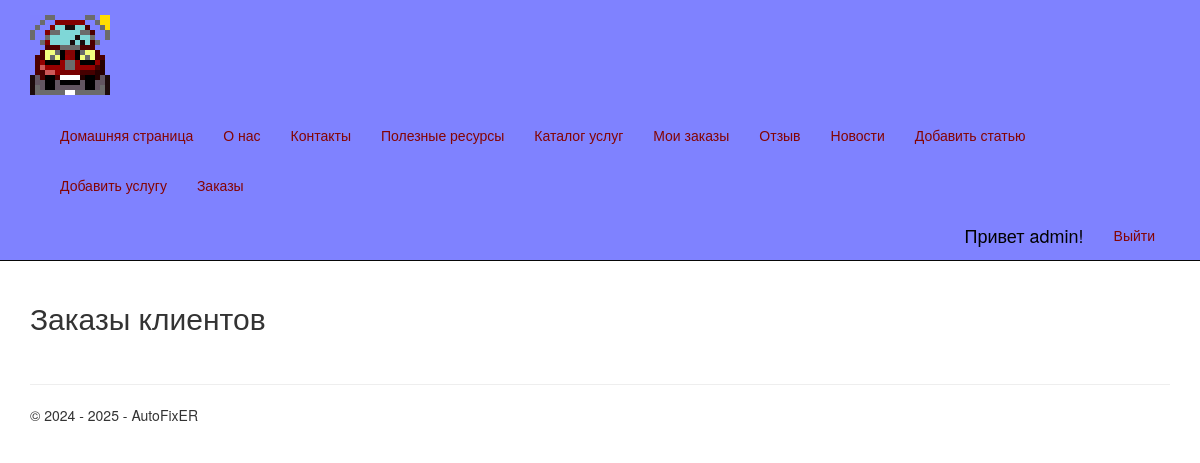
The app's page /order/ (signed in), older data.
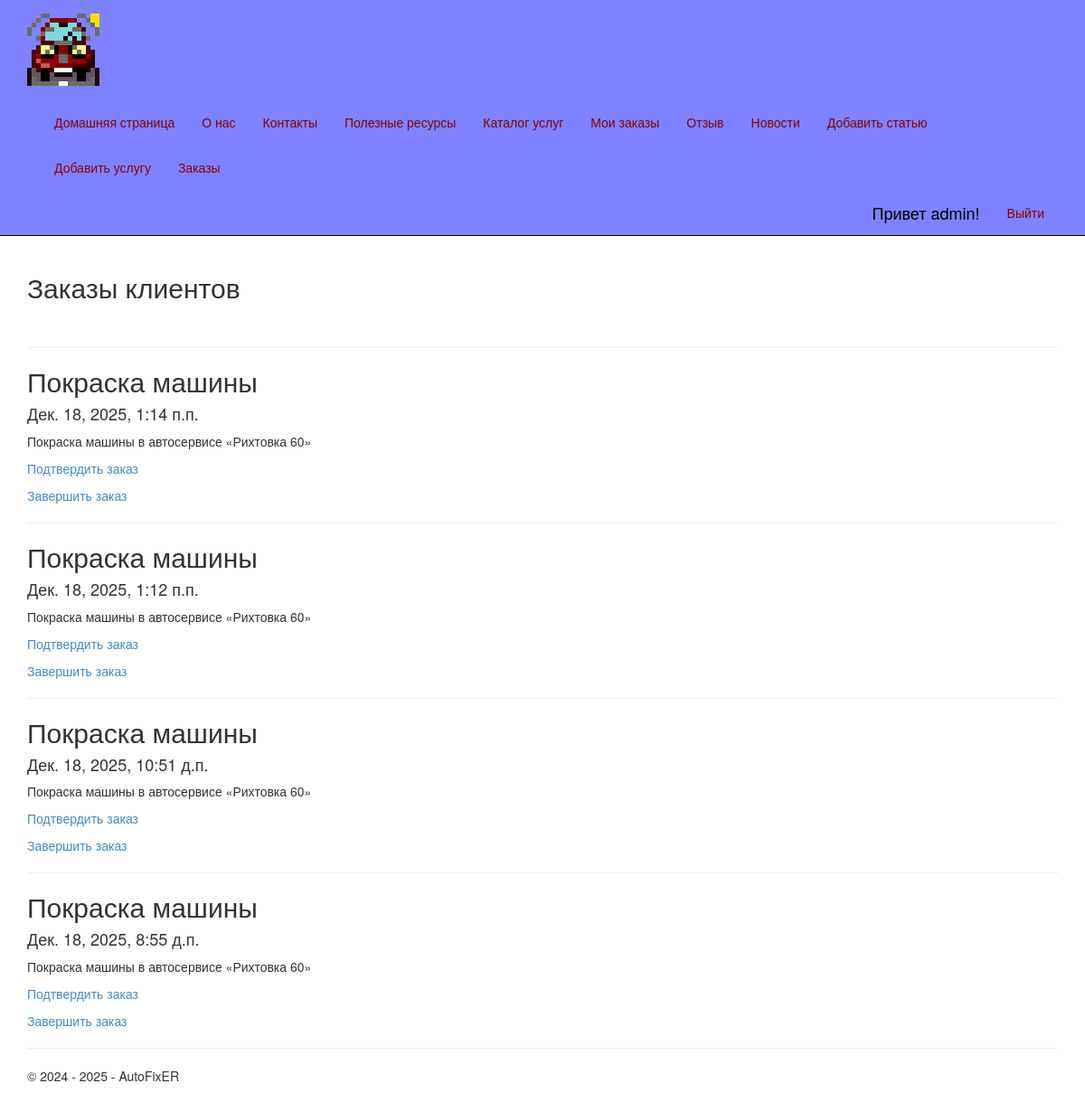
The same page, newer data.
### app/models.py (models this page shows, shortened)
class Order(models.Model):
    service = models.ForeignKey(Service, null=True, blank=True, on_delete = models.SET_NULL, verbose_name = "Услуга")
    customer = models.ForeignKey(User, null=True, blank=True, on_delete = models.SET_NULL, verbose_name = "Покупатель")
    confrim = models.BooleanField(default=False, verbose_name="Подтвержден")
    ordered = models.DateTimeField(default=datetime.now(), db_index=True, verbose_name="Заказан")
    price = models.IntegerField(default=0, verbose_name="Цена")
    completed = models.BooleanField(default=False, verbose_name="Завершен")
    class Meta:
        db_table = "Orders" # имя таблицы для модели
        ordering = ["-id"] # порядок сортировки данных в модели ("-" означает по убыванию)
        verbose_name = "заказ"
        verbose_name_plural = "заказы"

class Service(models.Model):
    title = models.CharField(max_length=100, verbose_name="Заголовок")
    description = models.TextField(verbose_name="Краткое содержание")
    content = models.TextField(verbose_name="Полное содержание")
    price = models.IntegerField(default=0, verbose_name="Цена")
    image = models.FileField(default='temp.jpg', verbose_name='Путь к картинке')
    category = models.CharField(default='', max_length=100, verbose_name="Категория")
    class Meta:
        db_table = "Services" # имя таблицы для модели
        ordering = ["-price"] # порядок сортировки данных в модели ("-" означает по убыванию)
        verbose_name = "услуга"
        verbose_name_plural = "услуги"

### app/views.py (the view)
# urls.py: path('order/', views.order, name='order'),
def order(request):
    assert isinstance(request, HttpRequest)
    orders = Order.objects.all()
    return render(
        request,
        'app/order.html',
        {
            'title':'Заказы клиентов',
            'orders': orders,
            'year':datetime.now().year,
            }
        )

### app/templates/app/order.html (shortened to what this page needs)
{% extends "app/layout.html" %}
{% block content %}
<h2>{{ title }}</h2>
{% if user.is_staff or user.is_superuser %}
<br />
{% for order in orders %}
<hr />
<div class="">
    <h2> {{order.service.title}} </h2>
    <h4> {{order.ordered}} </h4>
    <p> {{order.service.description}} </p>
    <p><a href="{% url 'editorder' parametr=order.ordered %}"> Подтвердить заказ </a> </p>
    <p><a href="{% url 'completedorder' parametr=order.ordered %}"> Завершить заказ </a> </p>
</div>
{% endfor %}
{% else %}
<h3> Доступ к заказам клиентов есть только у менеджеров </h3>
{% endif %}
{% endblock %}

### app/templates/app/layout.html (shortened to what this page needs)
<!DOCTYPE html>
<html>
<head>
    {% load staticfiles %}
    <link rel="stylesheet" type="text/css" href="{% static 'app/content/bootstrap.css' %}" />
    <link rel="stylesheet" type="text/css" href="{% static 'app/content/site.css' %}" />
</head>
<body>
    <div class="navbar navbar-inverse navbar-fixed-top">
        <div class="container">
            <div class="navbar-header">
                <a href="/" class="navbar-brand"> <img src="{% static 'app/content/icon.png' %}" alt="logo" /> </a>
            </div>
            <div class="navbar-collapse collapse">
                <ul class="nav navbar-nav">
                    <li><a href="{% url 'home' %}">Домашняя страница</a></li>
                    <li><a href="{% url 'about' %}">О нас</a></li>
                    <li><a href="{% url 'contact' %}">Контакты</a></li>
                    <li><a href="{% url 'links' %}">Полезные ресурсы</a></li>
                    <li><a href="{% url 'catalog' %}">Каталог услуг</a></li>
                    {% if user.is_authenticated %}
                    <li><a href="{% url 'basket' %}">Мои заказы</a></li>
                    <li><a href="{% url 'pool' %}">Отзыв</a></li>
                    {% endif %}
                    <li><a href="{% url 'blog' %}">Новости</a></li>
                    {% if user.is_superuser %}
                    <li><a href="{% url 'newpost' %}">Добавить статью</a></li>
                    <li><a href="{% url 'newservice' %}">Добавить услугу</a></li>
                    {% endif %}
                    {% if user.is_staff %}
                    <li><a href="{% url 'order' %}"> Заказы </a></li>
                    {% endif %}
                </ul>
                {% include 'app/loginpartial.html' %}
            </div>
        </div>
    </div>
    <div class="container body-content">
{% block content %}{% endblock %}
        <hr/>
        <footer>
            <p>&copy; 2024 - {{ year }} - AutoFixER</p>
        </footer>
    </div>
</body>
</html>

### app/templates/app/loginpartial.html (shortened to what this page needs)
﻿{% if user.is_authenticated %}
<form id="logoutForm" action="/logout/" method="post" class="navbar-right">
    <ul class="nav navbar-nav navbar-right">
        <li><span class="navbar-brand">Привет {{ user.username }}!</span></li>
        <li><a href="javascript:document.getElementById('logoutForm').submit()">Выйти</a></li>
    </ul>
</form>
{% else %}
<ul class="nav navbar-nav navbar-right">
    <li><a href="{% url 'login' %}">Войти</a></li>
</ul>
{% endif %}

### app/static/app/content/site.css (style rules this page uses)
body { padding-top: 0px; padding-bottom: 20px; }
.body-content { padding-left: 15px; padding-right: 15px; }

Row changes from the older to the newer data that the page shows:
added Order: service "Покраска машины", ordered "Дек. 18, 2025, 1:14 п.п.", service.description "Покраска машины в автосервисе «Рихтовка 60»"
added Order: service "Покраска машины", ordered "Дек. 18, 2025, 1:12 п.п.", service.description "Покраска машины в автосервисе «Рихтовка 60»"
added Order: service "Покраска машины", ordered "Дек. 18, 2025, 10:51 д.п.", service.description "Покраска машины в автосервисе «Рихтовка 60»"
added Order: service "Покраска машины", ordered "Дек. 18, 2025, 8:55 д.п.", service.description "Покраска машины в автосервисе «Рихтовка 60»"
